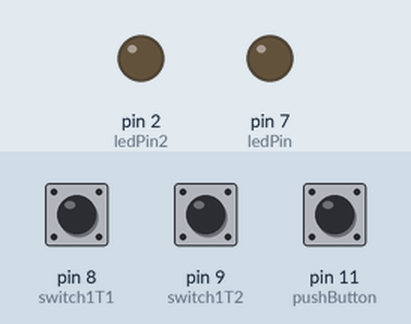
Recording of a sketch running on a simulated Arduino Uno, built with avr-gcc and run on an emulated ATmega328P. On the bench: output pins drawn as LEDs (lit = HIGH). Inputs (shaded band) come from the test bench; at power-on: pin 11 (pushButton) HIGH, pin 8 (switch1T1) HIGH, pin 9 (switch1T2) HIGH.

Above: at 1.2 s.
1.3 s: pin 11 (pushButton) pulled LOW for 0.15 s
At 1.4 s:
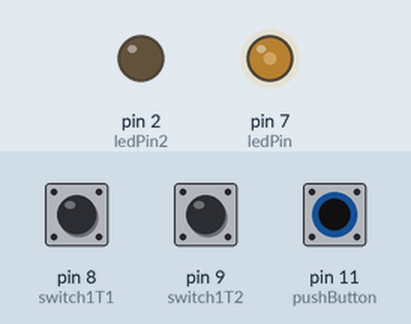
3.0 s: pin 8 (switch1T1) pulled LOW for 0.15 s
At 4.1 s:
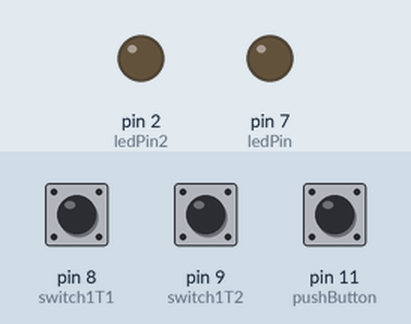
4.7 s: pin 9 (switch1T2) pulled LOW for 0.15 s
At 4.77 s:
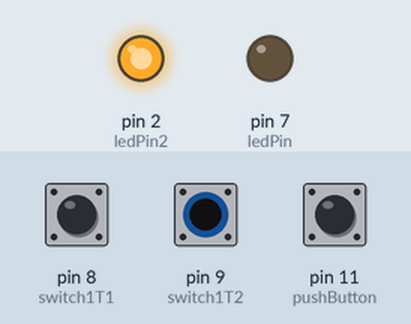
6.3 s: pin 11 (pushButton) pulled LOW for 1 s
At 8.5 s:
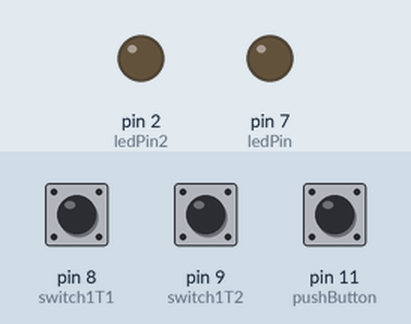
8.8 s: pin 11 (pushButton) pulled LOW for 3.2 s
At 9.8 s:
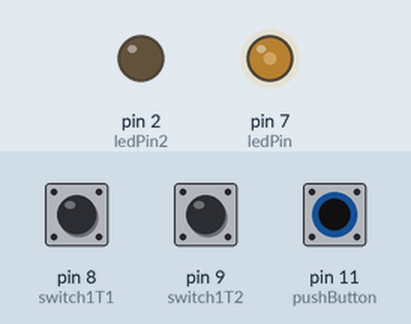
13.5 s: pin 8 (switch1T1) pulled LOW for 3.2 s
At 14.1 s:
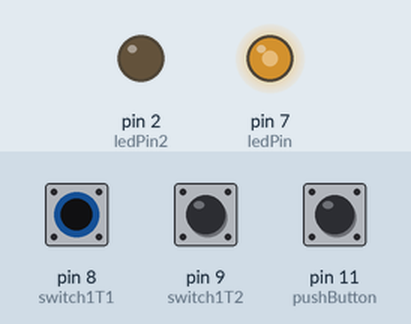
Timing chart, 0 to 18.2 s (numbered marks = the images above; inputs shaded):
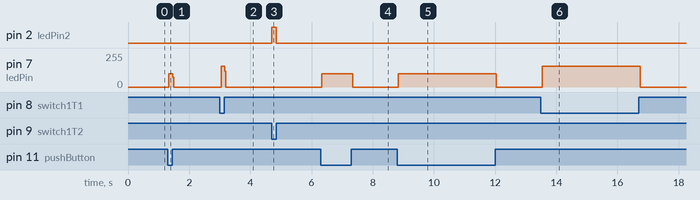

Measured:
- after the input at 1.3 s, pin 7 (ledPin): 0/255 → 98/255 at once, → 0/255 0.12 s later
- after the input at 3.0 s, pin 7 (ledPin): 0/255 → 157/255 at once, → 0/255 0.12 s later
- after the input at 4.7 s, pin 2 (ledPin2): LOW → HIGH at once, → LOW 0.15 s later
- after the input at 6.3 s, pin 7 (ledPin): 0/255 → 98/255 at once, → 0/255 1.0 s later
- after the input at 8.8 s, pin 7 (ledPin): 0/255 → 98/255 at once, → 0/255 3.2 s later
- after the input at 13.5 s, pin 7 (ledPin): 0/255 → 157/255 at once, → 0/255 3.2 s later

The sketch:

Ejemplo_Switch_PushButton_SinConectar5V.ino
```cpp
const int switch1T1 = 8;     // the number of the pushbutton pin
const int switch1T2 = 9;
const int pushButton = 11;
const int ledPin =  7;      // the number of the LED pin
const int ledPin2 = 2;

void setup() {
  // put your setup code here, to run once:
  // initialize the LED pin as an output:
  pinMode(ledPin, OUTPUT);
  pinMode(ledPin2, OUTPUT);
  // initialize the pushbutton pin as an input:
  pinMode(switch1T1, INPUT);
  pinMode(switch1T2, INPUT);
  Serial.begin(9600);
}

void loop() {
  // put your main code here, to run repeatedly:
  //Cuando el estado de entrada del switch sea 0 Significa que se activo
  if (digitalRead(switch1T1) == 0){
    digitalWrite(ledPin, HIGH);
  } else {
    digitalWrite(ledPin, LOW);
  }

  if (digitalRead(switch1T2) == 0){
    digitalWrite(ledPin2, HIGH);
  }else{
    digitalWrite(ledPin2, LOW);
  }
  //Cuando se presione el pushBotton el estado sera 0
  if (digitalRead(pushButton) == 0){
    digitalWrite(ledPin, HIGH);
  }else{
    digitalWrite(ledPin, LOW);
  }
}
```
